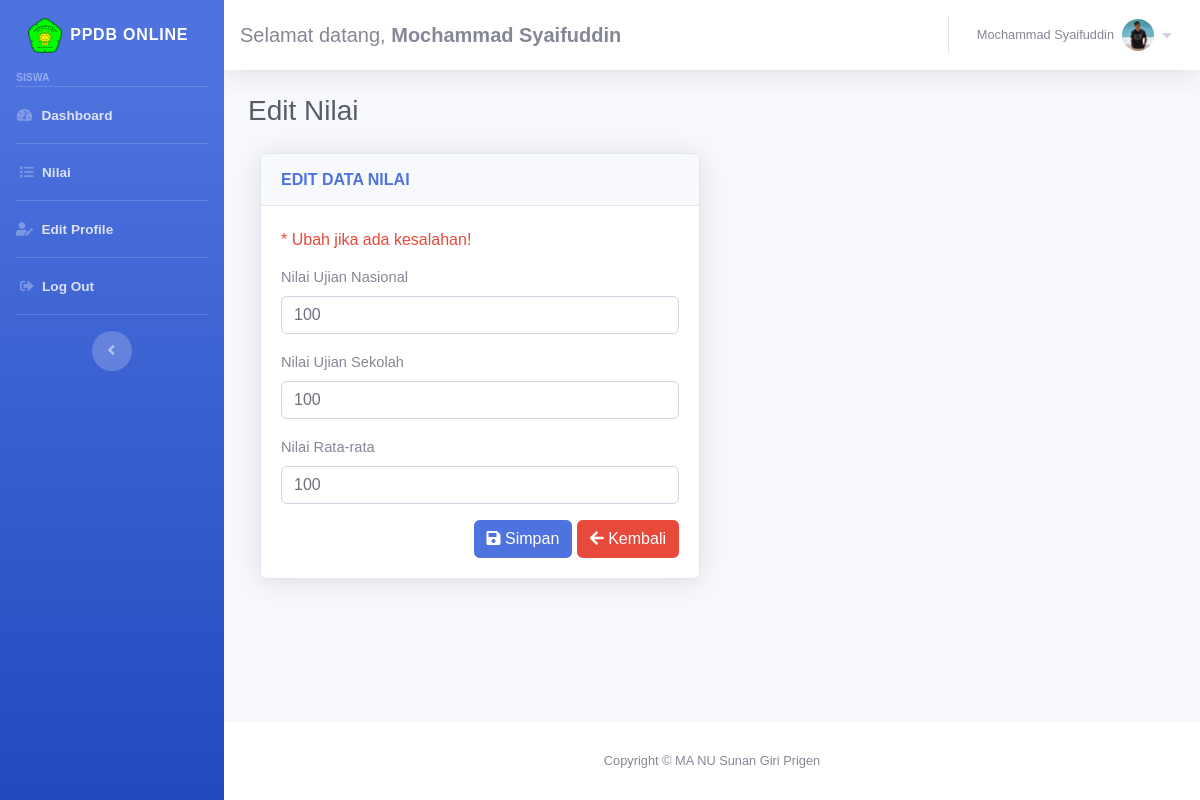
The page /siswa/nilai.php (signed in) on the database as committed earlier.
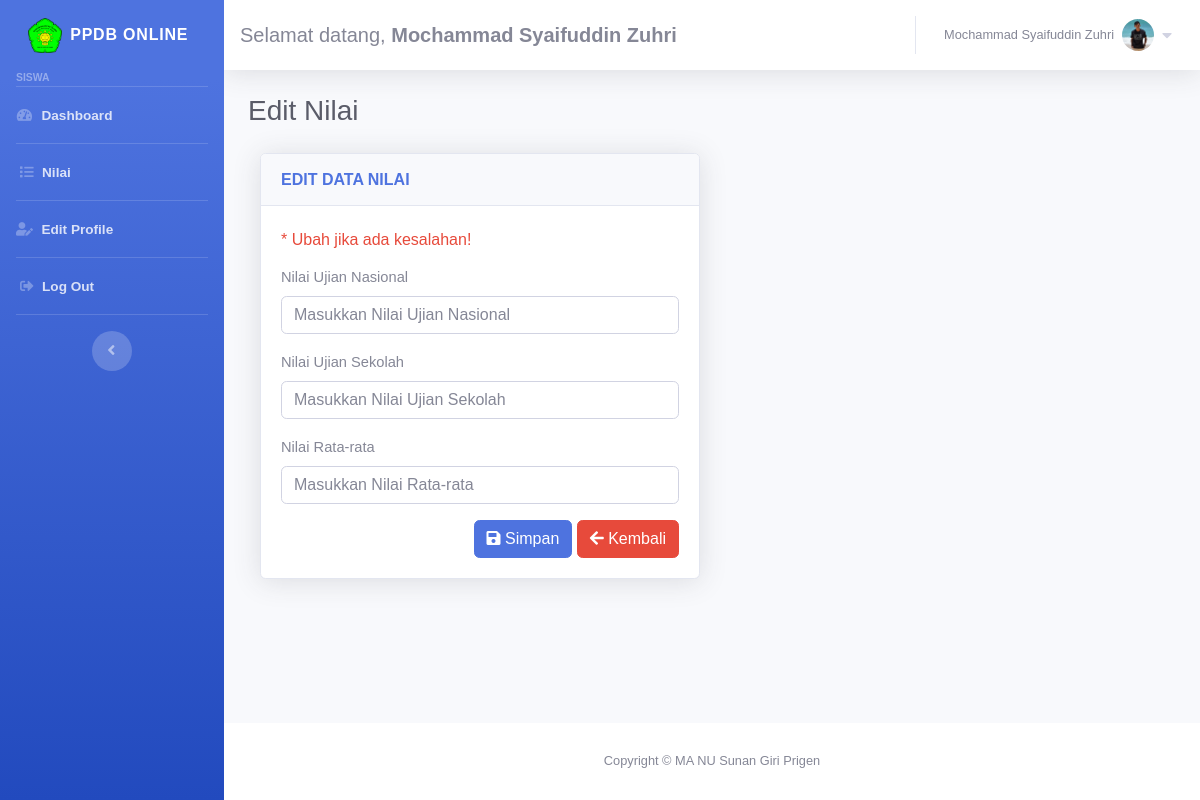
The same page on the database as committed later.
### tables this page shows
CREATE TABLE `pendaftar` (
  `id` int(11) NOT NULL,
  `nama` varchar(100) DEFAULT NULL,
  `tmpt_lahir` varchar(100) DEFAULT NULL,
  `tgl_lahir` date DEFAULT NULL,
  `jenis_kelamin` varchar(10) DEFAULT NULL,
  `agama` varchar(45) DEFAULT NULL,
  `alamat` text DEFAULT NULL,
  `email` varchar(100) DEFAULT NULL,
  `telepon` varchar(45) DEFAULT NULL,
  `foto` varchar(100) NOT NULL,
  `users_id` int(11) DEFAULT NULL
);

CREATE TABLE `nilai` (
  `id` int(11) NOT NULL,
  `nilai_un` double DEFAULT NULL,
  `nilai_us` double DEFAULT NULL,
  `nilai_rata` double(100,0) NOT NULL,
  `status` int(1) NOT NULL,
  `pendaftar_id` int(11) DEFAULT NULL
);

### controller/siswa_nilai_control.php (called while the page is built, shortened)
<?php
$id_user = $_SESSION['id_users'];
$sql_pendaftar = "SELECT * FROM pendaftar WHERE users_id = '$id_user'";
$result_pendaftar = mysqli_query($koneksi, $sql_pendaftar);
if (mysqli_num_rows($result_pendaftar)) {
    $data_pendaftar = mysqli_fetch_array($result_pendaftar);
    $id_pendaftar = $data_pendaftar['id'];
    $sql_nilai = "SELECT * FROM nilai WHERE pendaftar_id = '$id_pendaftar'";
    $result_nilai = mysqli_query($koneksi,$sql_nilai);
    if (mysqli_num_rows($result_nilai)) {
        $data_nilai = mysqli_fetch_array($result_nilai);
    } else {
    }
}
?>

### config/auto_load.php (called while the page is built, shortened)
<?php
$base_url = "http://localhost/daftar-ppdb";
?>

### siswa/nilai.php (the view, shortened to what the changed rows need)
<?php include('../config/auto_load.php'); ?>
<?php include('../controller/siswa_nilai_control.php'); ?>
<?php include('../template/header.php'); ?>
<div class="container-fluid">
  <h1 class="h3 mb-4 text-gray-800 text-left">Edit Nilai</h1>
    <div class="col-md-6">
        <div class="card shadow mb-4">
            <div class="card-body">
                <form class="user" method="POST" action="<?= $base_url ?>/siswa/nilai.php">
                    <div class="form-group">
                        <label for="nilai_un">Nilai Ujian Nasional</label>
                    <input type="text" name="nilai_un" class="form-control form-control" id="nilai_un" placeholder="Masukkan Nilai Ujian Nasional"
                        value="<?php if(isset($data_nilai['nilai_un'])) { echo $data_nilai['nilai_un']; } ?>">
                    </div>
                <form class="user">
                    <div class="form-group">
                        <label for="nilai_us">Nilai Ujian Sekolah</label>
                    <input type="text" name="nilai_us" class="form-control form-control" id="nilai_us" placeholder="Masukkan Nilai Ujian Sekolah"
                    value="<?php if(isset($data_nilai['nilai_us'])) { echo $data_nilai['nilai_us']; } ?>">
                    </div>
                <form class="user">
                    <div class="form-group">
                        <label for="nilai_rata">Nilai Rata-rata</label>
                    <input type="text" name="nilai_rata" class="form-control form-control" id="nilai_rata" placeholder="Masukkan Nilai Rata-rata"
                    value="<?php if(isset($data_nilai['nilai_rata'])) { echo $data_nilai['nilai_rata']; } ?>">
                    </div>
                </form>
            </div>
        </div>
    </div>
  </div>
</div>
<?php include('../template/footer.php'); ?>

### template/header.php (shortened to what the changed rows need)
<!DOCTYPE html>
<html lang="en">
<head>
  <link rel="stylesheet" type="text/css" href="../assets/js/style/css/main.css">
  <link rel="stylesheet" type="text/css" href="https://maxcdn.bootstrapcdn.com/font-awesome/4.7.0/css/font-awesome.min.css">
  <link href="../assets/vendor/fontawesome-free/css/all.min.css" rel="stylesheet" type="text/css">
  <link href="../assets/css/sb-admin-2.min.css" rel="stylesheet">
  <link href="../assets/css/style.css" rel="stylesheet">
  <link href="../assets/vendor/datepicker/css/bootstrap-datepicker.css" rel="stylesheet">
  <link href="../assets/vendor/datepicker/css/bootstrap-datepicker.min.css" rel="stylesheet">
</head>
<body id="page-top">
  <div id="wrapper">
    <div id="content-wrapper" class="d-flex flex-column">
      <div id="content">
        <nav class="navbar navbar-expand navbar-light bg-white topbar mb-4 static-top shadow">
          <form class="d-none d-sm-inline-block mt-2">
            <div class="text-left">
                <?php
                if ($_SESSION['level'] == 'siswa') {
                    $nama = $data_pendaftar['nama'];
                } else {
                    $nama = "Administrator";
                }
                ?>
                <h5>Selamat datang,
                <b><?= $nama ?></b></h5>
            </div>
          </form>
          <ul class="navbar-nav ml-auto">
            <li class="nav-item dropdown no-arrow">
            <a class="nav-link dropdown-toggle" href="#" id="userDropdown" role="button" data-toggle="dropdown" aria-haspopup="true" aria-expanded="false">
                <span class="mr-2 d-none d-lg-inline text-gray-600 small"><?=  $nama ?></span>
                <?php
                if ($_SESSION['level'] == 'siswa') {
                    if ($data_pendaftar['foto'] != null) {
                        $foto = '../uploads/' . $data_pendaftar['foto'];
                    } else {
                        $foto = '../assets/img/avatar.png';
                    }
                }
                 else if ($_SESSION['level'] == 'admin') {
                    $foto = '../assets/img/avatar.png';
                }
                ?>
                <img class="img-profile rounded-circle" src="<?= $foto ?>"  alt="fotoprofil">
                <i class="fas fa-caret-down ml-2"></i>
              </a>
            </li>
          </ul>
        </nav>

Rows that differ between the two databases and show on the page:
removed nilai: nilai_un "100", nilai_us "100", nilai_rata "100"
changed pendaftar: nama "Mochammad Syaifuddin" → "Mochammad Syaifuddin Zuhri"
